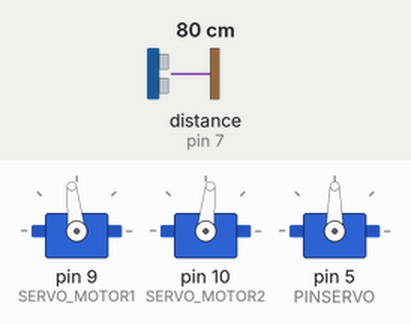
A sketch run on a simulated Arduino Uno, built with avr-gcc and run on an emulated ATmega328P. Parts: 3 × servo. Inputs (shaded band) come from the test bench; at power-on: distance to the obstacle (sensor on pin 7) 80 cm. The echo pulse lasts 58.3 µs per cm.

Above: at 3.9 s.
4.0 s: distance to the obstacle (sensor on pin 7) set to 18 cm
5.5 s: distance to the obstacle (sensor on pin 7) set to 14 cm
At 7.1 s:
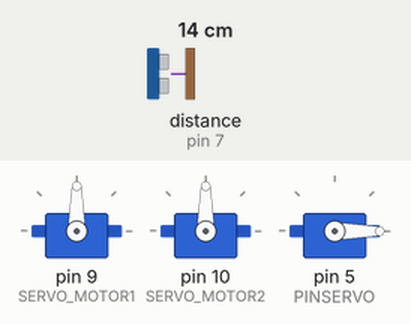
8.5 s: distance to the obstacle (sensor on pin 7) set to 35 cm
At 10.4 s:
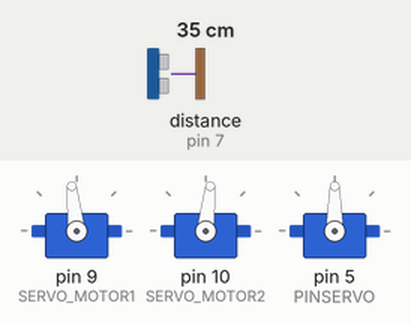
10.7 s: distance to the obstacle (sensor on pin 7) set to 2 cm
At 13.2 s:
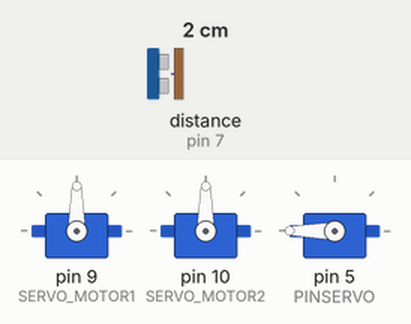
Timing chart, 0 to 14.7 s (numbered marks = the images above; inputs shaded):
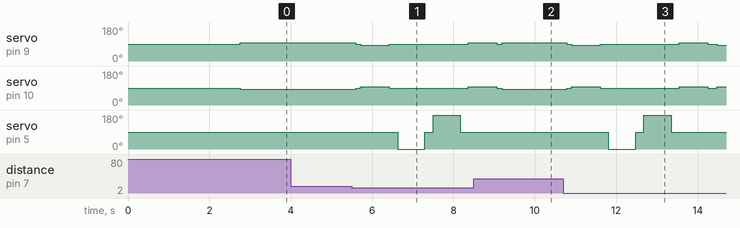

Measured:
- the behaviour switches between 16 and 15 cm on distance to the obstacle (sensor on pin 7) (found by bisection; images 0 and 1)
- after the input at 4.0 s, every drawn part: stays the same
- after the input at 5.5 s, servo on pin 9 (SERVO_MOTOR1): 96° → 90° after 0.10 s, → 84° 0.10 s later, → 90° 0.73 s later, → 97° 1.9 s later; servo on pin 10 (SERVO_MOTOR2): 84° → 90° after 0.10 s, → 96° 0.10 s later, → 90° 0.73 s later, → 97° 1.9 s later
- after the input at 8.5 s, servo on pin 5 (PINSERVO): stays 90° (without the input it goes to 0° after 1.7 s)
- after the input at 10.7 s, servo on pin 9 (SERVO_MOTOR1): 96° → 90° after 0.08 s, → 84° 0.10 s later, → 90° 0.73 s later, → 97° 1.9 s later, … (6 changes in this stretch); servo on pin 10 (SERVO_MOTOR2): 84° → 90° after 0.08 s, → 96° 0.10 s later, → 90° 0.73 s later, → 97° 1.9 s later, … (6 changes in this stretch)

The sketch:

obstacle_avoiding_car.ino
```cpp
//ARDUINO OBSTACLE AVOIDING CAR//
// Before uploading the code you have to install the necessary library//
//NewPing Library https://github.com/eliteio/Arduino_New_Ping.git //
//Servo Library https://github.com/arduino-libraries/Servo.git //

#include <NewPing.h>
#include <Servo.h>

#define TRIG_PIN 6
#define ECHO_PIN 7
#define MAX_DISTANCE 200
#define MAX_SPEED_OFFSET 20

NewPing sonar(TRIG_PIN, ECHO_PIN, MAX_DISTANCE);

// servo
int PINSERVO=5;
int PULSOMIN = 1500;
int PULSOMAX = 7500;

Servo myservo;

boolean goesForward=false;
int distance = 100;


// motors servo
Servo servo_motor1;
Servo servo_motor2;

int SERVO_MOTOR1 = 9;
int SERVO_MOTOR2 = 10;
int SPEED = 7;
int MAX_SPEED = 7;


void setup() {
  // motors servo
  servo_motor1.attach(SERVO_MOTOR1,PULSOMIN,PULSOMAX);
  servo_motor2.attach(SERVO_MOTOR2,PULSOMIN,PULSOMAX);


  // distance servo
  myservo.attach(PINSERVO,PULSOMIN,PULSOMAX);
  myservo.write(90);
  delay(2000);
  distance = readPing();
  delay(100);
  distance = readPing();
  delay(100);
  distance = readPing();
  delay(100);
  distance = readPing();
  delay(100);
}

void loop() {
 int distanceR = 0;
 int distanceL =  0;
 delay(40);

 if(distance<=15)
 {
  moveStop();
  delay(100);
  moveBackward();
  delay(700);
  moveStop();
  delay(200);
  distanceR = lookRight();
  delay(200);
  distanceL = lookLeft();
  delay(200);

  if(distanceR>=distanceL)
  {
    turnRight();
    moveStop();
  }else
  {
    turnLeft();
    moveStop();
  }
 }else
 {
  moveForward();
 }
 distance = readPing();
}

int lookRight()
{
    myservo.write(0);
    delay(500);
    int distance = readPing();
    delay(100);
    myservo.write(90);
    return distance;
}

int lookLeft()
{
    myservo.write(180);
    delay(500);
    int distance = readPing();
    delay(100);
    myservo.write(90);
    return distance;
    delay(100);
}

int readPing() {
  delay(70);
  int cm = sonar.ping_cm();
  if(cm==0)
  {
    cm = 250;
  }
  return cm;
}

void moveStop() {
  servo_motor1.write(90);
  servo_motor2.write(90);
  }

void moveForward() {

 if(!goesForward)
  {
   goesForward=true;
   for (int speedSet = 2; speedSet < MAX_SPEED; speedSet +=1) // slowly bring the speed up to avoid loading down the batteries too quickly
   {
    servo_motor1.write(90+speedSet);
    servo_motor2.write(90-speedSet);
    delay(5);
   }
  }
}

void moveBackward() {
   goesForward=false;
  for (int speedSet = 2; speedSet < MAX_SPEED; speedSet +=1) // slowly bring the speed up to avoid loading down the batteries too quickly
  {
    servo_motor1.write(90-speedSet);
    servo_motor2.write(90+speedSet);
    delay(5);
  }
}

void turnRight() {
  servo_motor1.write(90+SPEED);
  servo_motor2.write(90+SPEED);
  delay(700);
}

void turnLeft() {
  servo_motor1.write(90-SPEED);
  servo_motor2.write(90-SPEED);
  delay(700);
}
```
